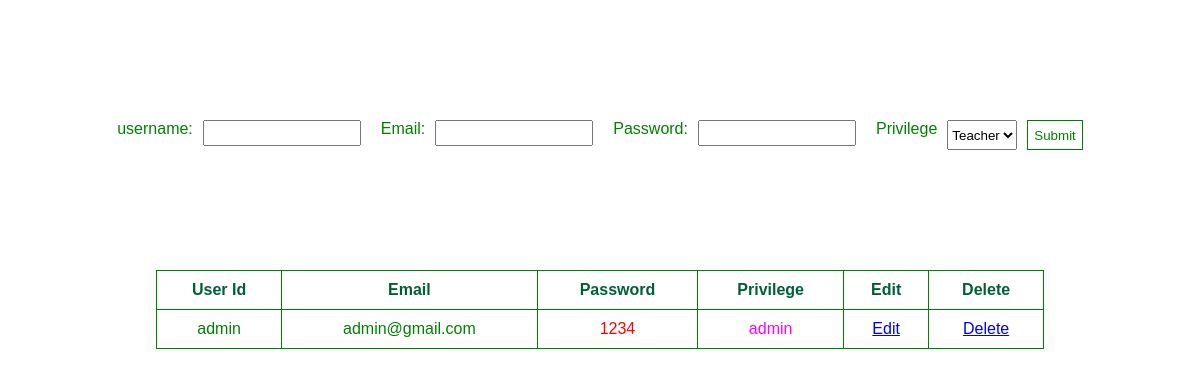
Screenshot of /SCHOOL/admin/user_func.php with the database file from the repository.
### tables this page shows
CREATE TABLE `users` (
  `username` varchar(25) NOT NULL,
  `password` varchar(25) NOT NULL,
  `email` varchar(25) NOT NULL,
  `privilege` varchar(25) NOT NULL,
  `id` int(6) UNSIGNED NOT NULL
);

### SCHOOL/admin/user_func.php (the view, shortened to what this page needs)
<!DOCTYPE html>
<html lang="en">
<head>
</head>
<body>
    <form action="insert.php" method="post" enctype="multipart/form-data">
        <label for="user">username: </label>
        <input type="text" username="user" required><br>
        <label for="email">Email: </label>
        <input type="email" username="email" required><br>
        <label for="password">Password: </label>
        <input type="password" username="password" required><br>
        <label for="privilege">Privilege</label>
        <select name="privilege" id="privilege" required>
            <option value="Teacher">Teacher</option>
        </select>
        <button username="submit" type="submit">Submit</button>
    </form>
    <div>
        <?php
            include_once("connection.php");
            $sql = "SELECT * FROM users";
            $res = mysqli_query($conn, $sql);
            if(mysqli_num_rows($res)>0){
        ?>
        <table width=75%>
            <tr>
            <th>User Id</th>
            <th>Email</th>
            <th>Password</th>
            <th>Privilege</th>
            <th>Edit</th>
            <th>Delete</th></tr>
            <?php
            while($ro = mysqli_fetch_assoc($res))
            {
                ?>
                <tr>
                    <td><?php echo $ro['username'] ?></td>
                    <td><?php echo $ro['email'] ?></td>
                    <td style="color:red !important"><?php echo $ro['password'] ?></td>
                    <td style="color:magenta !important"><?php echo $ro['privilege'] ?></td>
                    <td><a href="edit.php?id=<?php echo $ro['id']; ?>">Edit</a></td>
                    <td><a href="delete.php?id=<?php echo $ro['id']; ?>" onclick="return confirm('Are you sure?')">Delete</a></td>
                </tr>
                <?php
                }
            ?>
            </table>
            <?php
        }
        else{
            echo "Record Is Not Exist";
        }
        ?>
        </div>
</body>
</html>

### SCHOOL/admin/user_func.php (style rules this page uses)
th,td { padding: 10px; border: 1px solid green; text-align: center; }
th { color:#006035 !important; }
table { margin: auto; margin-top: 20px; padding: 50px; border-collapse: collapse; }
body { background-color: white; color: green; font-family: Arial; }
input { height: 20px; width: 150px }
form { justify-content:center; gap: 10px; width: 500px; display: flex; border-radius: 20px; margin: auto; padding: 100px; margin-top: 20px; }
button { background-color: white; color: green; border: 1px solid green; height: 30px; width: 60px; }

### rows the page displays
users: username "admin", email "admin@gmail.com", password "1234", privilege "admin"
